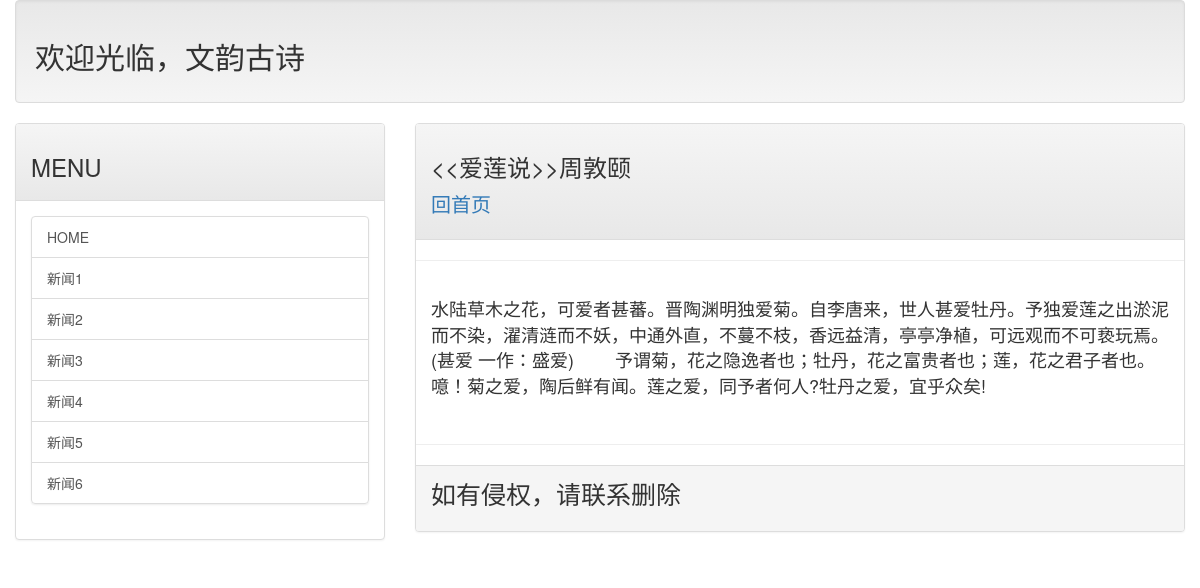
/post/ailianshuo, run on the app's committed database.
### web01/models.py (models this page shows, shortened)
class Post(models.Model):
    title=models.CharField(max_length=200)
    slug=models.CharField(max_length=200)
    body=models.TextField()
    pub_date=models.DateTimeField(default=timezone.now())
    class Meta:
        ordering=('-pub_date',)

### web01/views.py (the view)
# urls.py: url(r'^post/(\w+)$',body),
def body(request,slug):
    template=get_template('post.html')
    try:
        post=Post.objects.get(slug=slug)
        if post!=None:
            html=template.render(locals())
            return HttpResponse(html)
    except:
        return redirect('/')

### templates/post.html
{% extends 'base.html' %}
{% block header %}
    <h3>{{ post.title }}</h3>
    <p style="font-size: 20px;">
        <a href="/read">回首页</a>
    </p>
{% endblock header%}
{% block content %}
    <p style="font-size: 18px;">
    {{ post.body }}
    </p>
{% endblock content%}

### data on the page
Post: title "<<爱莲说>>周敦颐", body "水陆草木之花，可爱者甚蕃。晋陶渊明独爱菊。自李唐来，世人甚爱牡丹。予独爱莲之出淤泥而不染，濯清涟而不妖，中通外直，不蔓不枝，香远益清，亭亭净植，可远观而不可亵玩焉。(甚爱 一作：盛爱) 予谓菊，花之隐逸者也；牡丹，花之富贵者也；莲，花之君子者也。噫！菊之爱，陶后鲜有闻。莲之爱，同予者何人?牡丹之爱，宜乎众矣!"
